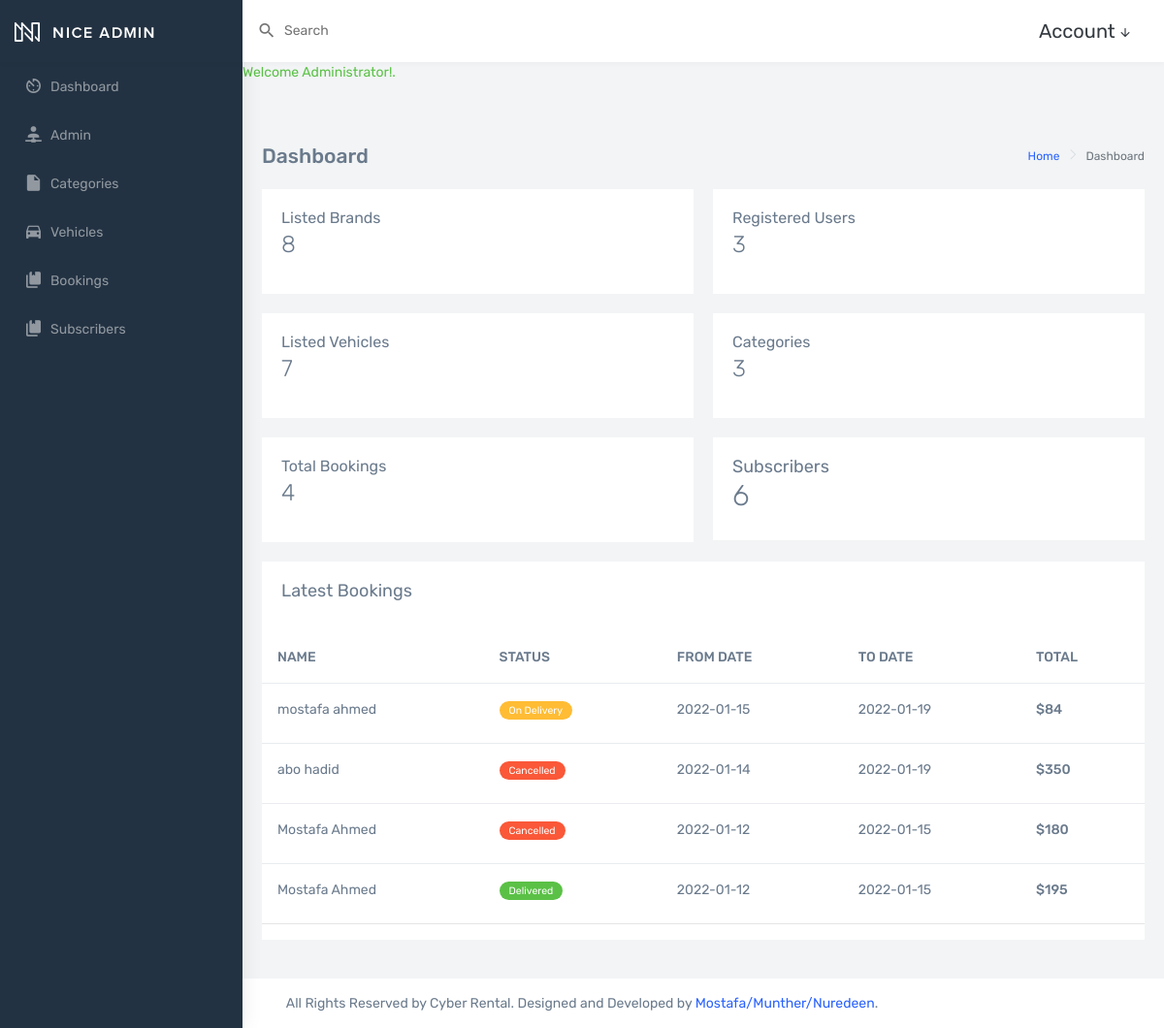
/cyberrental/admin/ (signed in), run on the app's committed database.
### tables this page shows
CREATE TABLE `booking` (
  `id` int(11) UNSIGNED NOT NULL,
  `full_name` varchar(255) NOT NULL,
  `email_id` varchar(100) NOT NULL,
  `vehicle` varchar(255) NOT NULL,
  `price` decimal(10,2) NOT NULL,
  `total` decimal(10,2) NOT NULL,
  `total_days` int(11) NOT NULL,
  `pickup` varchar(255) NOT NULL,
  `dropoff` varchar(255) NOT NULL,
  `from_date` varchar(30) NOT NULL,
  `to_date` varchar(30) NOT NULL,
  `country_code` varchar(30) NOT NULL,
  `contact` varchar(30) NOT NULL,
  `license_image` varchar(255) DEFAULT NULL,
  `message` varchar(255) DEFAULT NULL,
  `booking_date` varchar(40) NOT NULL,
  `status` varchar(55) NOT NULL,
  `LastUpdationDate` timestamp NULL DEFAULT NULL ON UPDATE current_timestamp()
);

### CyberRental/admin/index.php (the view, shortened to what this page needs)
<?php include('partials/menu.php'); ?>
        <div class="page-wrapper">
            <?php
                 if(isset($_SESSION['login']))
                {
                    echo $_SESSION['login'];
                }
          ?>
          <br> <br>
            <div class="page-breadcrumb">
                <div class="row">
                    <div class="col-5 align-self-center">
                        <h4 class="page-title">Dashboard</h4>
                    </div>
                    <div class="col-7 align-self-center">
                        <div class="d-flex align-items-center justify-content-end">
                            <nav aria-label="breadcrumb">
                                <ol class="breadcrumb">
                                    <li class="breadcrumb-item">
                                        <a href="#">Home</a>
                                    </li>
                                    <li class="breadcrumb-item active" aria-current="page">Dashboard</li>
                                </ol>
                            </nav>
                        </div>
                    </div>
                </div>
            </div>
            <div class="container-fluid">
                <div class="row">
                    <div class="col-lg-6">
                        <div class="card">
                            <div class="card-body">
                            <?php
                        $sql ="SELECT * FROM brand";
                        $res = mysqli_query($conn, $sql);
                        $count = mysqli_num_rows($res);
                   ?>
                                <h5 class="card-title mb-1">Listed Brands</h5>
                                <h3 class="font-light"><?php echo $count; ?></h3>
                            </div>
                        </div>
                        <div class="card">
                            <div class="card-body">
                            <?php
                                        $sql1 ="SELECT * FROM vehicles";
                                        $res1 = mysqli_query($conn, $sql1);
                                        $count1 = mysqli_num_rows($res1);
                                ?>
                                <h5 class="card-title mb-1">Listed Vehicles</h5>
                                <h3 class="font-light"><?php echo $count1; ?></h3>
                            </div>
                        </div>
                        <div class="card">
                            <div class="card-body">
                            <?php
                                    $sql2 ="SELECT * FROM booking";
                                    $res2 = mysqli_query($conn, $sql2);
                                    $count2 = mysqli_num_rows($res2);
                            ?>
                                <h5 class="card-title mb-1">Total Bookings</h5>
                                <h3 class="font-light"><?php echo $count2; ?></h3>
                            </div>
                        </div>
                </div>
                        <div class="col-lg-6">
                        <div class="card">
                            <div class="card-body">
                            <?php
                                    $sql3 ="SELECT * FROM admin";
                                    $res3 = mysqli_query($conn, $sql3);
                                    $count3 = mysqli_num_rows($res3);
                            ?>
                                <h5 class="card-title mb-1">Registered Users</h5>
                                <h3 class="font-light"><?php echo $count3; ?></h3>
                            </div>
                        </div>
                        <div class="card">
                            <div class="card-body">
                            <?php
                                    $sql5 ="SELECT * FROM category";
                                    $res5 = mysqli_query($conn, $sql5);
                                    $count5 = mysqli_num_rows($res5);
                            ?>
                                <h5 class="card-title mb-1">Categories</h5>
                                <h3 class="font-light"><?php echo $count5; ?></h3>
                            </div>
                        </div>
                        <div class="card">
                            <div class="card-body">
                            <?php
                                    $sql4 ="SELECT * FROM usertable";
                                    $res4 = mysqli_query($conn, $sql4);
                                    $count4 = mysqli_num_rows($res4);
                            ?>
                                <h4 class="card-title mb-0">Subscribers</h4>
                                <h2 class="font-light"><?php echo $count4; ?>
                                </h2>
                            </div>
                        </div>
                    </div>
                </div>
                <div class="row">
                    <div class="col-12">
                        <div class="card">
                            <div class="card-body">
                                <h4 class="card-title">Latest Bookings</h4>
                            </div>
                            <div class="table-responsive">
                                <table class="table table-hover">
                                    <thead>
                                        <tr>
                                            <th class="border-top-0">NAME</th>
                                            <th class="border-top-0">STATUS</th>
                                            <th class="border-top-0">FROM DATE</th>
                                            <th class="border-top-0">TO DATE</th>
                                            <th class="border-top-0">TOTAL</th>
                                        </tr>
                                    </thead>
                                    <?php
          $sql = "SELECT * FROM booking ORDER BY id DESC";
          $res = mysqli_query($conn, $sql);
          $count = mysqli_num_rows($res);
          if($count>0)
          {
              while($row=mysqli_fetch_array($res))
              {
                  $full_name = $row['full_name'];
                  $total = $row['total'];
                  $from_date = $row['from_date'];
                  $to_date = $row['to_date'];
                  $status = $row['status'];
                  ?>
                                    <tbody>
                                        <tr>
                                            <td class="txt-oflo"><?php echo $full_name; ?></td>
                                            <td><span>
                                            <?php
                              if($status=="Booked")
                              {
                                echo "<label class='label label-info label-rounded'>$status</label>";
                              }
                              elseif($status=="On Delivery")
                              {
                                echo "<label class='label label-warning label-rounded'>$status</label>";
                              }
                              elseif($status=="Delivered")
                              {
                                echo "<label class='label label-success label-rounded'>$status</label>";
                              }
                              elseif($status=="Cancelled")
                              {
                                echo "<label class='label label-danger label-rounded'>$status</label>";
                              }
                            ?></span> </td>
                                            <td class="txt-oflo"><?php echo $from_date; ?></td>
                                            <td class="txt-oflo"><?php echo $to_date; ?></td>
                                            <td><span class="font-medium">&dollar;<?php echo round($total, 0); ?></span></td>
                                        </tr>
                                    </tbody>
                                    <?php
              }
          }
          else
          {
              echo "<tr><td colspan='12' class='error'>Booking Not Available.</td></tr>";
          }
      ?>
                                </table>
                            </div>
                        </div>
                    </div>
                </div>
                </div>
            </div>
            <?php include('partials/footer.php'); ?>

### data on the page
booking: full_name "mostafa ahmed", status "On Delivery", from_date "2022-01-15", to_date "2022-01-19", total "84"
booking: full_name "abo hadid", status "Cancelled", from_date "2022-01-14", to_date "2022-01-19", total "350"
booking: full_name "Mostafa Ahmed", status "Cancelled", from_date "2022-01-12", to_date "2022-01-15", total "180"
booking: full_name "Mostafa Ahmed", status "Delivered", from_date "2022-01-12", to_date "2022-01-15", total "195"

### other printed values
$_SESSION['login'] "Welcome Administrator!."
$count "8"
$count1 "7"
$count2 "4"
$count3 "3"
$count5 "3"
$count4 "6"
